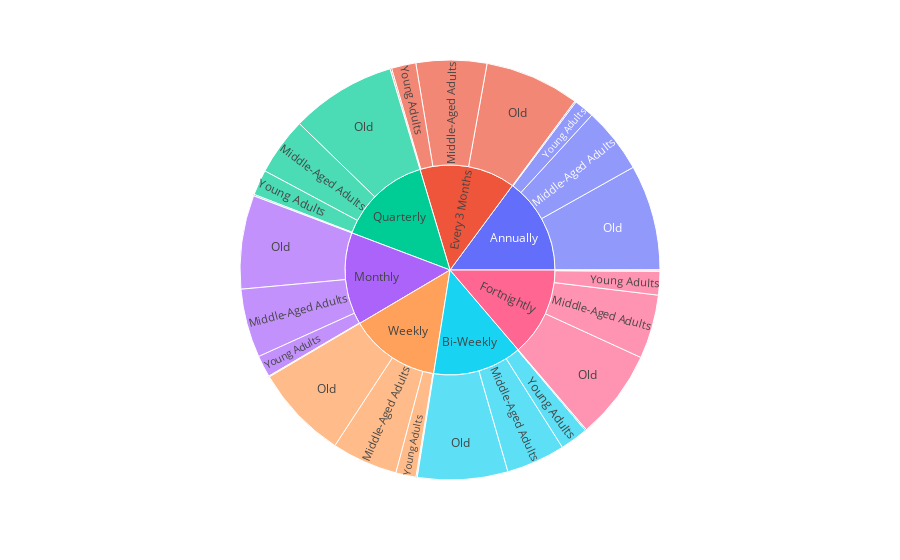

The notebook cell this image was saved under:
### Code cell
px.sunburst(df , path=['Frequency of Purchases','Age_category'] , values='Age')

### Figure 1 — Plotly figure (JSON) as saved in the notebook; plotly's stock layout.template omitted (floating-point values rounded to 4 significant figures)
{"data": [{"branchvalues": "total", "domain": {"x": [0, 1], "y": [0, 1]}, "hovertemplate": "labels=%{label}<br>Age=%{value}<br>parent=%{parent}<br>id=%{id}<extra></extra>", "ids": ["Annually/child", "Bi-Weekly/child", "Every 3 Months/child", "Fortnightly/child", "Monthly/child", "Quarterly/child", "Weekly/child", "Annually/teen", "Bi-Weekly/teen", "Every 3 Months/teen", "Fortnightly/teen", "Monthly/teen", "Quarterly/teen", "Weekly/teen", "Annually/Young Adults", "Bi-Weekly/Young Adults", "Every 3 Months/Young Adults", "Fortnightly/Young Adults", "Monthly/Young Adults", "Quarterly/Young Adults", "Weekly/Young Adults", "Annually/Middle-Aged Adults", "Bi-Weekly/Middle-Aged Adults", "Every 3 Months/Middle-Aged Adults", "Fortnightly/Middle-Aged Adults", "Monthly/Middle-Aged Adults", "Quarterly/Middle-Aged Adults", "Weekly/Middle-Aged Adults", "Annually/Old", "Bi-Weekly/Old", "Every 3 Months/Old", "Fortnightly/Old", "Monthly/Old", "Quarterly/Old", "Weekly/Old", "Annually", "Bi-Weekly", "Every 3 Months", "Fortnightly", "Monthly", "Quarterly", "Weekly"], "labels": ["child", "child", "child", "child", "child", "child", "child", "teen", "teen", "teen", "teen", "teen", "teen", "teen", "Young Adults", "Young Adults", "Young Adults", "Young Adults", "Young Adults", "Young Adults", "Young Adults", "Middle-Aged Adults", "Middle-Aged Adults", "Middle-Aged Adults", "Middle-Aged Adults", "Middle-Aged Adults", "Middle-Aged Adults", "Middle-Aged Adults", "Old", "Old", "Old", "Old", "Old", "Old", "Old", "Annually", "Bi-Weekly", "Every 3 Months", "Fortnightly", "Monthly", "Quarterly", "Weekly"], "name": "", "parents": ["Annually", "Bi-Weekly", "Every 3 Months", "Fortnightly", "Monthly", "Quarterly", "Weekly", "Annually", "Bi-Weekly", "Every 3 Months", "Fortnightly", "Monthly", "Quarterly", "Weekly", "Annually", "Bi-Weekly", "Every 3 Months", "Fortnightly", "Monthly", "Quarterly", "Weekly", "Annually", "Bi-Weekly", "Every 3 Months", "Fortnightly", "Monthly", "Quarterly", "Weekly", "Annually", "Bi-Weekly", "Every 3 Months", "Fortnightly", "Monthly", "Quarterly", "Weekly", "", "", "", "", "", "", ""], "type": "sunburst", "values": [0, 0, 0, 0, 0, 0, 0, 180, 180, 216, 180, 126, 198, 162, 2679, 3709, 3235, 3110, 2873, 3365, 2680, 8712, 7802, 9343, 8468, 9106, 7652, 8736, 13978, 11940, 12556, 11866, 12384, 13943, 12488, 25549, 23631, 25350, 23624, 24489, 25158, 24066]}], "layout": {"autosize": true, "legend": {"tracegroupgap": 0}, "margin": {"t": 60}}}
